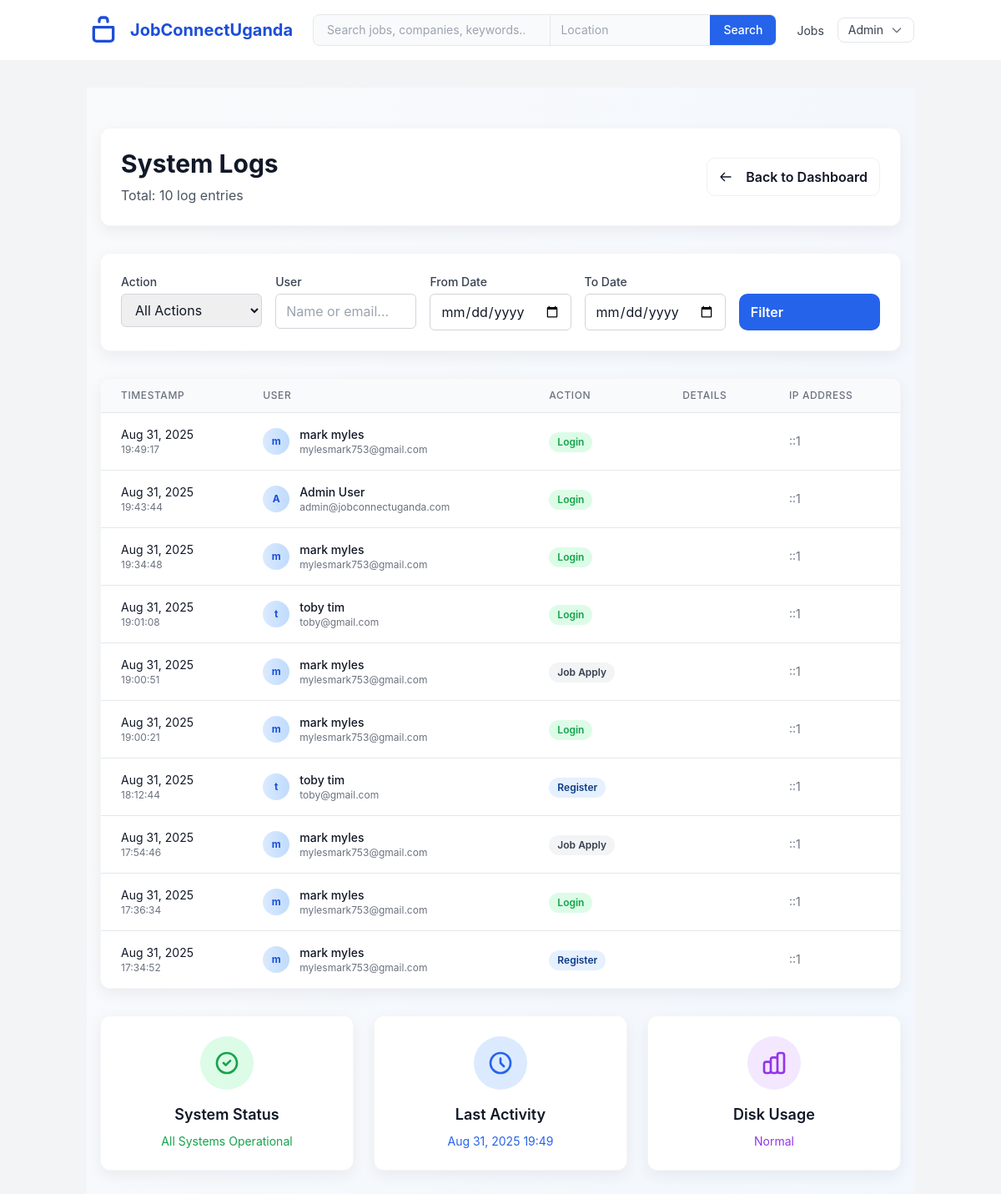
Screenshot of /Admin/logs.php (signed in) with the database file from the repository.
### tables this page shows
CREATE TABLE audit_logs (
    log_id INTEGER PRIMARY KEY AUTOINCREMENT,
    user_id INTEGER,
    action TEXT NOT NULL,
    description TEXT,
    ip_address TEXT,
    created_at DATETIME DEFAULT CURRENT_TIMESTAMP,
    FOREIGN KEY (user_id) REFERENCES users(user_id) ON DELETE SET NULL
);

CREATE TABLE users (
    user_id INTEGER PRIMARY KEY AUTOINCREMENT,
    email TEXT NOT NULL UNIQUE,
    password_hash TEXT NOT NULL,
    user_type TEXT CHECK(user_type IN ('job_seeker', 'employer', 'admin')) NOT NULL,
    first_name TEXT NOT NULL,
    last_name TEXT NOT NULL,
    phone TEXT,
    created_at DATETIME DEFAULT CURRENT_TIMESTAMP,
    last_login DATETIME,
    is_active INTEGER DEFAULT 1
, password VARCHAR(255));

### Includes/functions.php (called while the page is built, shortened)
<?php
function sanitize($data) {
    return htmlspecialchars(strip_tags(trim($data)));
}
?>

### Admin/logs.php (the view, shortened to what this page needs)
<?php
require_once '../Includes/config.php';
$user_filter = sanitize($_GET['user'] ?? '');
$date_from = sanitize($_GET['date_from'] ?? '');
$date_to = sanitize($_GET['date_to'] ?? '');
$where = [];
$params = [];
$whereClause = !empty($where) ? "WHERE " . implode(" AND ", $where) : "";
$page = max(1, (int)($_GET['page'] ?? 1));
$limit = 50;
$offset = ($page - 1) * $limit;
$stmt = $pdo->prepare("
    SELECT COUNT(*)
    FROM audit_logs l
    LEFT JOIN users u ON l.user_id = u.user_id
    $whereClause
");
$stmt->execute($params);
$totalLogs = $stmt->fetchColumn();
$stmt = $pdo->prepare("
    SELECT l.*, u.first_name, u.last_name, u.email, u.user_type
    FROM audit_logs l
    LEFT JOIN users u ON l.user_id = u.user_id
    $whereClause
    ORDER BY l.created_at DESC
    LIMIT $limit OFFSET $offset
");
$stmt->execute($params);
$logs = $stmt->fetchAll();
require_once '../Includes/header.php';
?>
<section class="py-12 bg-gradient-to-br from-gray-50 to-blue-50 min-h-screen">
    <div class="container mx-auto px-4">
        <div class="card p-6 mb-8">
            <div class="flex flex-col md:flex-row md:items-center justify-between gap-4">
                <div>
                    <h1 class="text-3xl font-bold text-gray-900 mb-2">System Logs</h1>
                    <p class="text-gray-600">Total: <?php echo number_format($totalLogs); ?> log entries</p>
                </div>
                <div class="flex gap-3">
                    <a href="Dashboard.php" class="btn btn-ghost">
                        <svg class="w-4 h-4 mr-2" fill="none" stroke="currentColor" viewBox="0 0 24 24">
                            <path stroke-linecap="round" stroke-linejoin="round" stroke-width="2" d="M10 19l-7-7m0 0l7-7m-7 7h18"></path>
                        </svg>
                        Back to Dashboard
                    </a>
                </div>
            </div>
        </div>
        <div class="card p-6 mb-8">
            <form method="GET" class="grid grid-cols-1 md:grid-cols-5 gap-4">
                <div>
                    <label class="block text-sm font-medium text-gray-700 mb-1">Action</label>
                    <select name="action" class="w-full px-3 py-2 border border-gray-300 rounded-md focus:outline-none focus:ring-2 focus:ring-blue-500">
                        <option value="">All Actions</option>
                    </select>
                </div>
                <div>
                    <label class="block text-sm font-medium text-gray-700 mb-1">User</label>
                    <input type="text" name="user" value="<?php echo htmlspecialchars($user_filter); ?>"
                           class="w-full px-3 py-2 border border-gray-300 rounded-md focus:outline-none focus:ring-2 focus:ring-blue-500"
                           placeholder="Name or email...">
                </div>
                <div>
                    <label class="block text-sm font-medium text-gray-700 mb-1">From Date</label>
                    <input type="date" name="date_from" value="<?php echo htmlspecialchars($date_from); ?>"
                           class="w-full px-3 py-2 border border-gray-300 rounded-md focus:outline-none focus:ring-2 focus:ring-blue-500">
                </div>
                <div>
                    <label class="block text-sm font-medium text-gray-700 mb-1">To Date</label>
                    <input type="date" name="date_to" value="<?php echo htmlspecialchars($date_to); ?>"
                           class="w-full px-3 py-2 border border-gray-300 rounded-md focus:outline-none focus:ring-2 focus:ring-blue-500">
                </div>
                <div class="flex items-end">
                    <button type="submit" class="btn btn-primary w-full">Filter</button>
                </div>
            </form>
        </div>
        <div class="card overflow-hidden">
            <div class="overflow-x-auto">
                <table class="min-w-full divide-y divide-gray-200">
                    <thead class="bg-gray-50">
                        <tr>
                            <th class="px-6 py-3 text-left text-xs font-medium text-gray-500 uppercase tracking-wider">Timestamp</th>
                            <th class="px-6 py-3 text-left text-xs font-medium text-gray-500 uppercase tracking-wider">User</th>
                            <th class="px-6 py-3 text-left text-xs font-medium text-gray-500 uppercase tracking-wider">Action</th>
                            <th class="px-6 py-3 text-left text-xs font-medium text-gray-500 uppercase tracking-wider">Details</th>
                            <th class="px-6 py-3 text-left text-xs font-medium text-gray-500 uppercase tracking-wider">IP Address</th>
                        </tr>
                    </thead>
                    <tbody class="bg-white divide-y divide-gray-200">
                        <?php foreach ($logs as $log): ?>
                            <tr class="hover:bg-gray-50">
                                <td class="px-6 py-4 whitespace-nowrap text-sm text-gray-900">
                                    <div><?php echo date('M j, Y', strtotime($log['created_at'])); ?></div>
                                    <div class="text-xs text-gray-500"><?php echo date('H:i:s', strtotime($log['created_at'])); ?></div>
                                </td>
                                <td class="px-6 py-4 whitespace-nowrap">
                                    <?php if ($log['user_id']): ?>
                                        <div class="flex items-center">
                                            <div class="w-8 h-8 bg-gradient-to-r from-blue-100 to-blue-200 rounded-full flex items-center justify-center mr-3">
                                                <span class="text-xs font-bold text-blue-700"><?php echo substr($log['first_name'], 0, 1); ?></span>
                                            </div>
                                            <div>
                                                <div class="text-sm font-medium text-gray-900">
                                                    <?php echo htmlspecialchars($log['first_name'] . ' ' . $log['last_name']); ?>
                                                </div>
                                                <div class="text-xs text-gray-500"><?php echo htmlspecialchars($log['email']); ?></div>
                                            </div>
                                        </div>
                                    <?php else: ?>
                                        <span class="text-sm text-gray-500">System/Anonymous</span>
                                    <?php endif; ?>
                                </td>
                                <td class="px-6 py-4 whitespace-nowrap">
                                    <span class="badge" style="
                                        background:<?php
                                            echo match(true) {
                                                str_contains($log['action'], 'login') => '#dcfce7;color:#16a34a',
                                                str_contains($log['action'], 'logout') => '#fef3c7;color:#d97706',
                                                str_contains($log['action'], 'register') => '#e6f0ff;color:#0b3b84',
                                                str_contains($log['action'], 'delete') => '#fecaca;color:#dc2626',
                                                str_contains($log['action'], 'error') => '#fecaca;color:#dc2626',
                                                default => '#f3f4f6;color:#374151'
                                            };
                                        ?>;font-size:0.75rem">
                                        <?php echo htmlspecialchars(ucwords(str_replace('_', ' ', $log['action']))); ?>
                                    </span>
                                </td>
                                <td class="px-6 py-4 text-sm text-gray-900 max-w-xs">
                                </td>
                                <td class="px-6 py-4 whitespace-nowrap text-sm text-gray-500">
                                    <?php echo htmlspecialchars($log['ip_address'] ?? 'N/A'); ?>
                                </td>
                            </tr>
                        <?php endforeach; ?>
                    </tbody>
                </table>
            </div>
        </div>
        <div class="grid grid-cols-1 md:grid-cols-3 gap-6 mt-8">
            <div class="card p-6 text-center">
                <div class="w-16 h-16 bg-green-100 rounded-full flex items-center justify-center mx-auto mb-4">
                    <svg class="w-8 h-8 text-green-600" fill="none" stroke="currentColor" viewBox="0 0 24 24">
                        <path stroke-linecap="round" stroke-linejoin="round" stroke-width="2" d="M9 12l2 2 4-4m6 2a9 9 0 11-18 0 9 9 0 0118 0z"></path>
                    </svg>
                </div>
                <h3 class="text-lg font-semibold text-gray-900 mb-2">System Status</h3>
                <p class="text-sm text-green-600">All Systems Operational</p>
            </div>
            <div class="card p-6 text-center">
                <div class="w-16 h-16 bg-blue-100 rounded-full flex items-center justify-center mx-auto mb-4">
                    <svg class="w-8 h-8 text-blue-600" fill="none" stroke="currentColor" viewBox="0 0 24 24">
                        <path stroke-linecap="round" stroke-linejoin="round" stroke-width="2" d="M12 8v4l3 3m6-3a9 9 0 11-18 0 9 9 0 0118 0z"></path>
                    </svg>
                </div>
                <h3 class="text-lg font-semibold text-gray-900 mb-2">Last Activity</h3>
                <p class="text-sm text-blue-600">
                    <?php
                    if (!empty($logs)) {
                        echo date('M j, Y H:i', strtotime($logs[0]['created_at']));
                    } else {
                        echo 'No recent activity';
                    }
                    ?>
                </p>
            </div>
            <div class="card p-6 text-center">
                <div class="w-16 h-16 bg-purple-100 rounded-full flex items-center justify-center mx-auto mb-4">
                </div>
                <h3 class="text-lg font-semibold text-gray-900 mb-2">Disk Usage</h3>
                <p class="text-sm text-purple-600">Normal</p>
            </div>
        </div>
    </div>
</section>
<?php require_once '../Includes/footer.php'; ?>

### Assets/CSS/styles.css (style rules this page uses)
body { font-family: 'Inter', -apple-system, BlinkMacSystemFont, 'Segoe UI', Roboto, Oxygen, Ubuntu, Cantarell, 'Open Sans', 'Helvetica Neue', sans-serif; line-height: 1.6; }
.card { transition: transform 0.2s ease, box-shadow 0.2s ease; }
.badge { display: inline-block; padding: 0.25rem 0.5rem; font-size: 0.75rem; font-weight: 600; line-height: 1; text-align: center; white-space: nowrap; vertical-align: baseline; border-radius: 0.25rem; }
:root { --brand-blue: #1e40af; --brand-blue-600: #2563eb; --muted: #6b7280; --bg: #f8fafc; --success: #10b981; }
html,body { font-family:Inter, ui-sans-serif, system-ui, -apple-system, 'Segoe UI', Roboto, 'Helvetica Neue', Arial; background:var(--bg); color:#111827; }
.card { background:#fff;border-radius:12px;box-shadow:0 6px 18px rgba(17,24,39,0.06);border:1px solid rgba(2,6,23,0.04); }
.btn { display:inline-flex;align-items:center;gap:8px;padding:10px 14px;border-radius:10px;font-weight:600 }
.btn-primary { background:var(--brand-blue-600);color:#fff }
.btn-ghost { background:transparent;border:1px solid rgba(2,6,23,0.06) }
.badge { display:inline-block;padding:6px 10px;border-radius:999px;font-size:0.75rem }

### rows the page displays
audit_logs: created_at "Aug 31, 2025", created_at "19:49:17", user.first_name "m", user.last_name "mark myles", user.email "mylesmark753@gmail.com", action "Login", ip_address "::1", created_at "Aug 31, 2025 19:49"
audit_logs: created_at "Aug 31, 2025", created_at "19:43:44", user.first_name "A", user.last_name "Admin User", user.email "admin@jobconnectuganda.com", action "Login", ip_address "::1"
audit_logs: created_at "Aug 31, 2025", created_at "19:34:48", user.first_name "m", user.last_name "mark myles", user.email "mylesmark753@gmail.com", action "Login", ip_address "::1"
audit_logs: created_at "Aug 31, 2025", created_at "19:01:08", user.first_name "t", user.last_name "toby tim", user.email "toby@gmail.com", action "Login", ip_address "::1"
audit_logs: created_at "Aug 31, 2025", created_at "19:00:51", user.first_name "m", user.last_name "mark myles", user.email "mylesmark753@gmail.com", action "Job Apply", ip_address "::1"
audit_logs: created_at "Aug 31, 2025", created_at "19:00:21", user.first_name "m", user.last_name "mark myles", user.email "mylesmark753@gmail.com", action "Login", ip_address "::1"
audit_logs: created_at "Aug 31, 2025", created_at "18:12:44", user.first_name "t", user.last_name "toby tim", user.email "toby@gmail.com", action "Register", ip_address "::1"
audit_logs: created_at "Aug 31, 2025", created_at "17:54:46", user.first_name "m", user.last_name "mark myles", user.email "mylesmark753@gmail.com", action "Job Apply", ip_address "::1"
audit_logs: created_at "Aug 31, 2025", created_at "17:36:34", user.first_name "m", user.last_name "mark myles", user.email "mylesmark753@gmail.com", action "Login", ip_address "::1"
audit_logs: created_at "Aug 31, 2025", created_at "17:34:52", user.first_name "m", user.last_name "mark myles", user.email "mylesmark753@gmail.com", action "Register", ip_address "::1"

### other values shown
$_SESSION['first_name'] "Admin"
$totalLogs "10"
